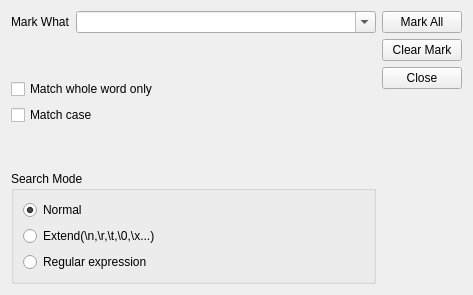
      <widget class="QWidget" name="tab_mark">
       <attribute name="title">
        <string>Mark</string>
       </attribute>
       <layout class="QHBoxLayout" name="horizontalLayout_11">
        <item>
         <layout class="QVBoxLayout" name="verticalLayout_11">
          <item>
           <layout class="QHBoxLayout" name="horizontalLayout_4">
            <item>
             <widget class="QLabel" name="label_2">
              <property name="text">
               <string>Mark What</string>
              </property>
     </widget>
    </item>
            <item>
             <widget class="QComboBox" name="markTextBox">
              <property name="minimumSize">
               <size>
                <width>300</width>
                <height>0</height>
               </size>
              </property>
              <property name="editable">
               <bool>true</bool>
              </property>
              <property name="maxCount">
               <number>512</number>
              </property>
             </widget>
            </item>
   </layout>
          </item>
          <item>
           <spacer name="verticalSpacer_7">
            <property name="orientation">
             <enum>Qt::Vertical</enum>
            </property>
            <property name="sizeHint" stdset="0">
             <size>
              <width>20</width>
              <height>40</height>
             </size>
            </property>
           </spacer>
          </item>
          <item>
           <layout class="QVBoxLayout" name="verticalLayout_10">
            <item>
             <widget class="QCheckBox" name="markMatchWholeBox">
              <property name="text">
               <string>Match whole word only</string>
              </property>
  </widget>
            </item>
            <item>
             <widget class="QCheckBox" name="markMatchCaseBox">
              <property name="text">
               <string>Match case</string>
              </property>
             </widget>
            </item>
           </layout>
          </item>
          <item>
           <spacer name="verticalSpacer_8">
            <property name="orientation">
             <enum>Qt::Vertical</enum>
            </property>
            <property name="sizeHint" stdset="0">
             <size>
              <width>20</width>
              <height>40</height>
             </size>
            </property>
           </spacer>
          </item>
          <item>
           <widget class="QGroupBox" name="groupBox_3">
            <property name="title">
             <string>Search Mode</string>
            </property>
            <layout class="QGridLayout" name="gridLayout_4">
             <item row="2" column="0">
              <layout class="QHBoxLayout" name="horizontalLayout_9">
               <item>
                <widget class="QRadioButton" name="markModeRegularBt">
                 <property name="text">
                  <string>Regular expression</string>
                 </property>
                </widget>
               </item>
              </layout>
             </item>
             <item row="0" column="0">
              <widget class="QRadioButton" name="markModeNormalBox">
               <property name="text">
                <string>Normal</string>
               </property>
               <property name="checked">
                <bool>true</bool>
               </property>
              </widget>
             </item>
             <item row="1" column="0">
              <widget class="QRadioButton" name="markModeExtendBox">
               <property name="text">
                <string>Extend(\n,\r,\t,\0,\x...)</string>
               </property>
              </widget>
             </item>
            </layout>
           </widget>
          </item>
         </layout>
        </item>
        <item>
         <layout class="QVBoxLayout" name="verticalLayout_12">
          <item>
           <widget class="QPushButton" name="markAllBox">
            <property name="maximumSize">
             <size>
              <width>188</width>
              <height>16777215</height>
             </size>
            </property>
            <property name="text">
             <string>Mark All</string>
            </property>
           </widget>
          </item>
          <item>
           <widget class="QPushButton" name="markClearBox">
            <property name="maximumSize">
             <size>
              <width>188</width>
              <height>16777215</height>
             </size>
            </property>
            <property name="text">
             <string>Clear Mark</string>
            </property>
           </widget>
          </item>
          <item>
           <widget class="QPushButton" name="markCloseBt">
            <property name="sizePolicy">
             <sizepolicy hsizetype="Preferred" vsizetype="Fixed">
              <horstretch>0</horstretch>
              <verstretch>0</verstretch>
             </sizepolicy>
            </property>
            <property name="maximumSize">
             <size>
              <width>188</width>
              <height>16777215</height>
             </size>
            </property>
            <property name="text">
             <string>Close</string>
            </property>
           </widget>
          </item>
          <item>
           <spacer name="verticalSpacer_9">
            <property name="orientation">
             <enum>Qt::Vertical</enum>
            </property>
            <property name="sizeHint" stdset="0">
             <size>
              <width>20</width>
              <height>40</height>
             </size>
            </property>
           </spacer>
          </item>
         </layout>
        </item>
       </layout>
      </widget>
